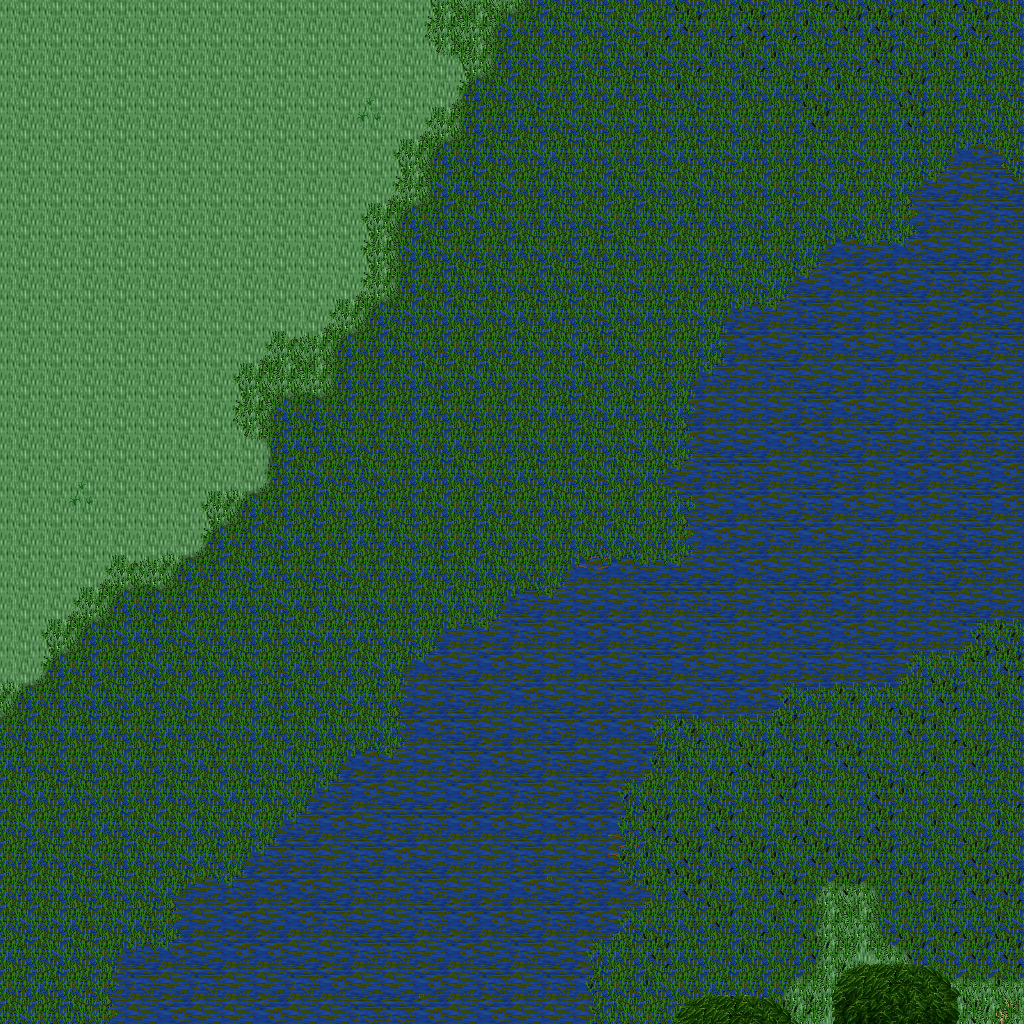

A level layout from a 2D game, rendered from its tile map. Below: a short description, then the map file with tile-grid data replaced by summaries:
An orthogonal 32x32 tile map with 32x32 px tiles, 5 tile layers (Ground, Objects, Objects2, Above, ...), 1 hidden layer not drawn, 35 tilesets.

<map version="1.10" tiledversion="1.11.0" orientation="orthogonal" renderorder="right-down" width="32" height="32" tilewidth="32" tileheight="32" infinite="0" nextlayerid="11" nextobjectid="1">
 <tileset firstgid="1" name="ground_ground" tilewidth="32" tileheight="32" tilecount="33" columns="3">
  <image source="../drawable/ground_ground.png" width="96" height="352" />
 </tileset>
 <tileset firstgid="34" name="plant_grasses" tilewidth="32" tileheight="32" tilecount="6" columns="3">
  <image source="../drawable/plant_grasses.png" width="96" height="64" />
 </tileset>
 <tileset firstgid="40" name="plant_flower_daisy_white" tilewidth="32" tileheight="32" tilecount="8" columns="2">
  <image source="../drawable/plant_flower_daisy_white.png" width="64" height="128" />
 </tileset>
 <tileset firstgid="48" name="ground_grass_edges" tilewidth="32" tileheight="32" tilecount="36" columns="12">
  <image source="../drawable/ground_grass_edges.png" width="384" height="96" />
 </tileset>
 <tileset firstgid="84" name="ground_grass_corners" tilewidth="32" tileheight="32" tilecount="24" columns="6">
  <image source="../drawable/ground_grass_corners.png" width="192" height="128" />
 </tileset>
 <tileset firstgid="108" name="ground_earth_edges" tilewidth="32" tileheight="32" tilecount="18" columns="6">
  <image source="../drawable/ground_earth_edges.png" width="192" height="96" />
 </tileset>
 <tileset firstgid="126" name="ground_rock_pebbles" tilewidth="32" tileheight="32" tilecount="3" columns="1">
  <image source="../drawable/ground_rock_pebbles.png" width="32" height="96" />
 </tileset>
 <tileset firstgid="129" name="plant_flower_daisy_yellow" tilewidth="32" tileheight="32" tilecount="8" columns="2">
  <image source="../drawable/plant_flower_daisy_yellow.png" width="64" height="128" />
 </tileset>
 <tileset firstgid="137" name="plant_flower_daisy_red" tilewidth="32" tileheight="32" tilecount="8" columns="2">
  <image source="../drawable/plant_flower_daisy_red.png" width="64" height="128" />
 </tileset>
 <tileset firstgid="145" name="plant_tree_tree_fluffy" tilewidth="32" tileheight="32" tilecount="12" columns="4">
  <image source="../drawable/plant_tree_tree_fluffy.png" width="128" height="96" />
 </tileset>
 <tileset firstgid="157" name="logic_creature_undead" tilewidth="32" tileheight="32" tilecount="16" columns="8">
  <image source="../drawable/logic_creature_undead.png" width="256" height="64" />
 </tileset>
 <tileset firstgid="173" name="logic_collision" tilewidth="32" tileheight="32" tilecount="1" columns="1">
  <image source="../drawable/logic_collision.png" width="32" height="32" />
 </tileset>
 <tileset firstgid="174" name="ground_water_swamp_water" tilewidth="32" tileheight="32" tilecount="33" columns="3">
  <image source="../drawable/ground_water_swamp_water.png" width="96" height="352" />
 </tileset>
 <tileset firstgid="207" name="plant_tree_tree_darkgreen" tilewidth="32" tileheight="32" tilecount="88" columns="8">
  <image source="../drawable/plant_tree_tree_darkgreen.png" width="256" height="352" />
 </tileset>
 <tileset firstgid="295" name="plant_grasses_swamp" tilewidth="32" tileheight="32" tilecount="42" columns="6">
  <image source="../drawable/plant_grasses_swamp.png" width="192" height="224" />
 </tileset>
 <tileset firstgid="337" name="building_stone_ruins" tilewidth="32" tileheight="32" tilecount="72" columns="6">
  <image source="../drawable/building_stone_ruins.png" width="192" height="384" />
 </tileset>
 <tileset firstgid="409" name="item_gothic_large_gravestone" tilewidth="32" tileheight="32" tilecount="9" columns="3">
  <image source="../drawable/item_gothic_large_gravestone.png" width="96" height="96" />
 </tileset>
 <tileset firstgid="418" name="item_gothic_skull_post" tilewidth="32" tileheight="32" tilecount="2" columns="1">
  <image source="../drawable/item_gothic_skull_post.png" width="32" height="64" />
 </tileset>
 <tileset firstgid="420" name="item_gothic_tombstone_2" tilewidth="32" tileheight="32" tilecount="8" columns="2">
  <image source="../drawable/item_gothic_tombstone_2.png" width="64" height="128" />
 </tileset>
 <tileset firstgid="428" name="item_statue_broken_green_column" tilewidth="32" tileheight="32" tilecount="2" columns="1">
  <image source="../drawable/item_statue_broken_green_column.png" width="32" height="64" />
 </tileset>
 <tileset firstgid="430" name="item_statue_broken_lion" tilewidth="32" tileheight="32" tilecount="6" columns="2">
  <image source="../drawable/item_statue_broken_lion.png" width="64" height="96" />
 </tileset>
 <tileset firstgid="436" name="item_statue_green_stone" tilewidth="32" tileheight="32" tilecount="12" columns="4">
  <image source="../drawable/item_statue_green_stone.png" width="128" height="96" />
 </tileset>
 <tileset firstgid="448" name="ground_slate_tiles" tilewidth="32" tileheight="32" tilecount="15" columns="5">
  <image source="../drawable/ground_slate_tiles.png" width="160" height="96" />
 </tileset>
 <tileset firstgid="463" name="ground_rock_rocks" tilewidth="32" tileheight="32" tilecount="4" columns="2">
  <image source="../drawable/ground_rock_rocks.png" width="64" height="64" />
 </tileset>
 <tileset firstgid="467" name="ground_rock_rocks_2" tilewidth="32" tileheight="32" tilecount="4" columns="2">
  <image source="../drawable/ground_rock_rocks_2.png" width="64" height="64" />
 </tileset>
 <tileset firstgid="471" name="ground_rock_rocks_3" tilewidth="32" tileheight="32" tilecount="16" columns="4">
  <image source="../drawable/ground_rock_rocks_3.png" width="128" height="128" />
 </tileset>
 <tileset firstgid="487" name="plant_stump_hollow_logs" tilewidth="32" tileheight="32" tilecount="6" columns="3">
  <image source="../drawable/plant_stump_hollow_logs.png" width="96" height="64" />
 </tileset>
 <tileset firstgid="493" name="plant_tree_dead_tree_2" tilewidth="32" tileheight="32" tilecount="20" columns="4">
  <image source="../drawable/plant_tree_dead_tree_2.png" width="128" height="160" />
 </tileset>
 <tileset firstgid="513" name="plant_tree_dead_tree_3" tilewidth="32" tileheight="32" tilecount="16" columns="4">
  <image source="../drawable/plant_tree_dead_tree_3.png" width="128" height="128" />
 </tileset>
 <tileset firstgid="529" name="item_corpse_skeleton" tilewidth="32" tileheight="32" tilecount="4" columns="2">
  <image source="../drawable/item_corpse_skeleton.png" width="64" height="64" />
 </tileset>
 <tileset firstgid="533" name="item_corpse_swamp_sunken" tilewidth="32" tileheight="32" tilecount="32" columns="8">
  <image source="../drawable/item_corpse_swamp_sunken.png" width="256" height="128" />
 </tileset>
 <tileset firstgid="565" name="object_rock_pillars_stone" tilewidth="32" tileheight="32" tilecount="36" columns="6">
  <image source="../drawable/object_rock_pillars_stone.png" width="192" height="192" />
 </tileset>
 <tileset firstgid="601" name="logic_creature_undead_skeleton" tilewidth="32" tileheight="32" tilecount="6" columns="6">
  <image source="../drawable/logic_creature_undead_skeleton.png" width="192" height="32" />
 </tileset>
 <tileset firstgid="607" name="logic_creature_undead_specter" tilewidth="32" tileheight="32" tilecount="6" columns="6">
  <image source="../drawable/logic_creature_undead_specter.png" width="192" height="32" />
 </tileset>
 <tileset firstgid="613" name="logic_creature_undead_zombie" tilewidth="32" tileheight="32" tilecount="5" columns="5">
  <image source="../drawable/logic_creature_undead_zombie.png" width="160" height="32" />
 </tileset>
 <layer id="1" name="Ground" width="32" height="32">
  <data>[1024 cells, 1024 non-empty, 20 distinct tile ids]</data>
 </layer>
 <layer id="2" name="Objects" width="32" height="32">
  <data>[1024 cells, 6 non-empty, 3 distinct tile ids]</data>
 </layer>
 <layer id="3" name="Objects2" width="32" height="32">
  <data>[1024 cells, 592 non-empty, 28 distinct tile ids]</data>
 </layer>
 <layer id="4" name="Above" width="32" height="32">
  <data>[1024 cells, 12 non-empty, 8 distinct tile ids]</data>
 </layer>
 <layer id="5" name="Above2" width="32" height="32">
  <data>[1024 cells, 0 non-empty, 0 distinct tile ids]</data>
 </layer>
 <layer id="6" name="Walkable" width="32" height="32" visible="0">
  <data>[1024 cells, 0 non-empty, 0 distinct tile ids]</data>
 </layer>
 <objectgroup id="7" name="Mapevents" />
 <objectgroup id="8" name="Spawn" />
 <objectgroup id="9" name="Keys" />
 <objectgroup id="10" name="Replace" />
</map>
